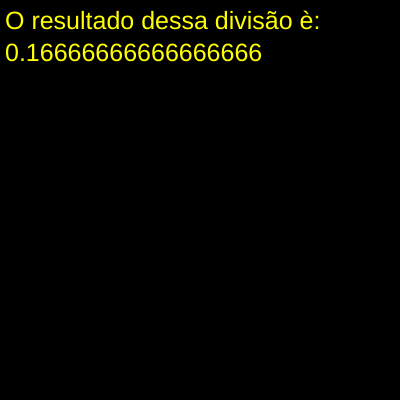
Frame 1 (no input)
Frame 60 (no input): identical to frame 1, image omitted
Frame 120 (the mouse pressed at the canvas centre since frame 60): identical to frame 1, image omitted

The p5.js sketch that drew this single still picture (run headless with seeded random() and noise() and a simulated clock; from frame 60 on, the mouse is pressed at the canvas centre):

// p5.js sketch
// ── sketch.js

function somarNumeros(){
  let numero1 =10;
  let numero2=60;
  let resultado = numero1 / numero2;
  console.log(resultado);
  texto = 'O resultado dessa divisão è: ' + resultado;
  textSize(25);
  fill ("yellow")
  text(texto, 5, 10, 350, 150);
  
}



function setup() {
  createCanvas(400, 400);
  

}
  function draw() {
  background(0);
  somarNumeros();
  }
  
